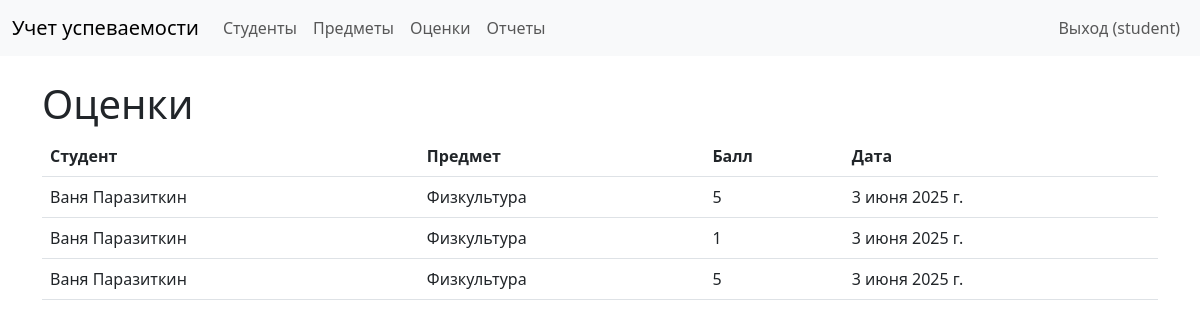
Page /grades/ (signed in) on the committed database.
### performance/models.py (models this page shows, shortened)
class Grade(models.Model):
    student = models.ForeignKey(Student, on_delete=models.CASCADE, related_name='grades')  # Связь со студентом
    subject = models.ForeignKey(Subject, on_delete=models.CASCADE, related_name='grades')  # Связь с предметом
    score = models.IntegerField()  # Оценка (например, от 0 до 100)
    date = models.DateField(auto_now_add=True)  # Дата выставления оценки

class Student(models.Model):
    user = models.OneToOneField(User, on_delete=models.CASCADE)  # Связь с моделью User
    first_name = models.CharField(max_length=100)  # Имя студента
    last_name = models.CharField(max_length=100)  # Фамилия студента
    group = models.CharField(max_length=50)  # Группа студента
    def __str__(self):
        return f"{self.first_name} {self.last_name}"

class Subject(models.Model):
    name = models.CharField(max_length=100)  # Название предмета
    description = models.TextField(blank=True)  # Описание предмета (опционально)
    def __str__(self):
        return self.name

### performance/views.py (the view)
# urls.py: path('grades/', views.grade_list, name='grade_list'),
@login_required
def grade_list(request):
    if is_student(request.user):
        try:
            student = Student.objects.get(user=request.user)
            grades = Grade.objects.filter(student=student)
        except Student.DoesNotExist:
            grades = []
    else:
        grades = Grade.objects.all()
    return render(request, 'performance/grade_list.html', {'grades': grades})

### performance/templatetags/performance_tags.py (called while the page is built)
@register.filter
def has_group(user, group_name):
    return user.groups.filter(name=group_name).exists()

### performance/views.py (called while the page is built)
def is_student(user):
    return user.groups.filter(name='Students').exists()

### templates/performance/grade_list.html (shortened to what this page needs)
{% extends 'base.html' %}
{% load performance_tags %}
{% block content %}
    <h1>Оценки</h1>
    <table class="table">
        <thead>
            <tr>
                <th>Студент</th>
                <th>Предмет</th>
                <th>Балл</th>
                <th>Дата</th>
            </tr>
        </thead>
        <tbody>
            {% for grade in grades %}
                <tr>
                    <td>{{ grade.student }}</td>
                    <td>{{ grade.subject }}</td>
                    <td>{{ grade.score }}</td>
                    <td>{{ grade.date }}</td>
                </tr>
            {% empty %}
                <tr><td colspan="5">Оценки не найдены.</td></tr>
            {% endfor %}
        </tbody>
    </table>
{% endblock %}

### templates/base.html (shortened to what this page needs)
<!DOCTYPE html>
<html>
<head>
    <link href="https://cdn.jsdelivr.net/npm/bootstrap@5.3.0/dist/css/bootstrap.min.css" rel="stylesheet">
</head>
<body>
    <nav class="navbar navbar-expand-lg navbar-light bg-light">
        <div class="container-fluid">
            <a class="navbar-brand" href="{% url 'home' %}">Учет успеваемости</a>
            <div class="collapse navbar-collapse">
                <ul class="navbar-nav me-auto mb-2 mb-lg-0">
                    <li class="nav-item"><a class="nav-link" href="{% url 'student_list' %}">Студенты</a></li>
                    <li class="nav-item"><a class="nav-link" href="{% url 'subject_list' %}">Предметы</a></li>
                    <li class="nav-item"><a class="nav-link" href="{% url 'grade_list' %}">Оценки</a></li>
                    <li class="nav-item"><a class="nav-link" href="{% url 'reports' %}">Отчеты</a></li>
                </ul>
                <ul class="navbar-nav">
                    {% if user.is_authenticated %}
                        <li class="nav-item">
                            <form method="post" action="{% url 'logout' %}" class="d-inline">
                                <button type="submit" class="nav-link btn btn-link" style="text-decoration: none;">
                                    Выход ({{ user.username }})
                                </button>
                            </form>
                        </li>
                    {% else %}
                        <li class="nav-item"><a class="nav-link" href="{% url 'login' %}">Вход</a></li>
                    {% endif %}
                </ul>
            </div>
        </div>
    </nav>
    <div class="container mt-4">
        {% block content %}
        {% endblock %}
    </div>
</body>
</html>

### rows in the picture
Grade: student "Ваня Паразиткин", subject "Физкультура", score "5", date "3 июня 2025 г."
Grade: student "Ваня Паразиткин", subject "Физкультура", score "1", date "3 июня 2025 г."
Grade: student "Ваня Паразиткин", subject "Физкультура", score "5", date "3 июня 2025 г."

### other values in the picture
{{ user.username }} "student"
